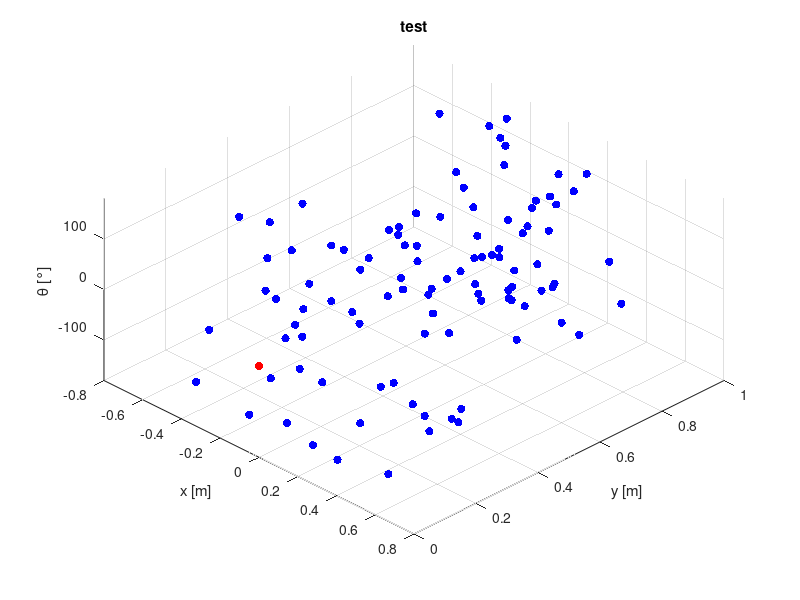

MATLAB code to generate this figure:
% Number of random points
numPoints = 100;

% Initial point
initialPoint = [0.0, 0.0, 0.0];

% Generate random points within specified ranges
x = -0.5 + rand(numPoints, 1) * (0.5 - (-0.5));
y = rand(numPoints, 1) * (1.0 - 0);
z = -180 + rand(numPoints, 1) * (180 - (-180));

% Add the initial point
x = [initialPoint(1); x];
y = [initialPoint(2); y];
z = [initialPoint(3); z];

% Define colors: red for the initial point, blue for others
colors = [1, 0, 0; repmat([0, 0, 1], numPoints, 1)];

% Plot the points
figure;
scatter3(x, y, z, 36, colors, 'filled');
xlabel('x [m]');
ylabel('y [m]');
zlabel('\theta [°]');
zlim([-180, 180]);
title('test');
grid on;

view(45, 50);